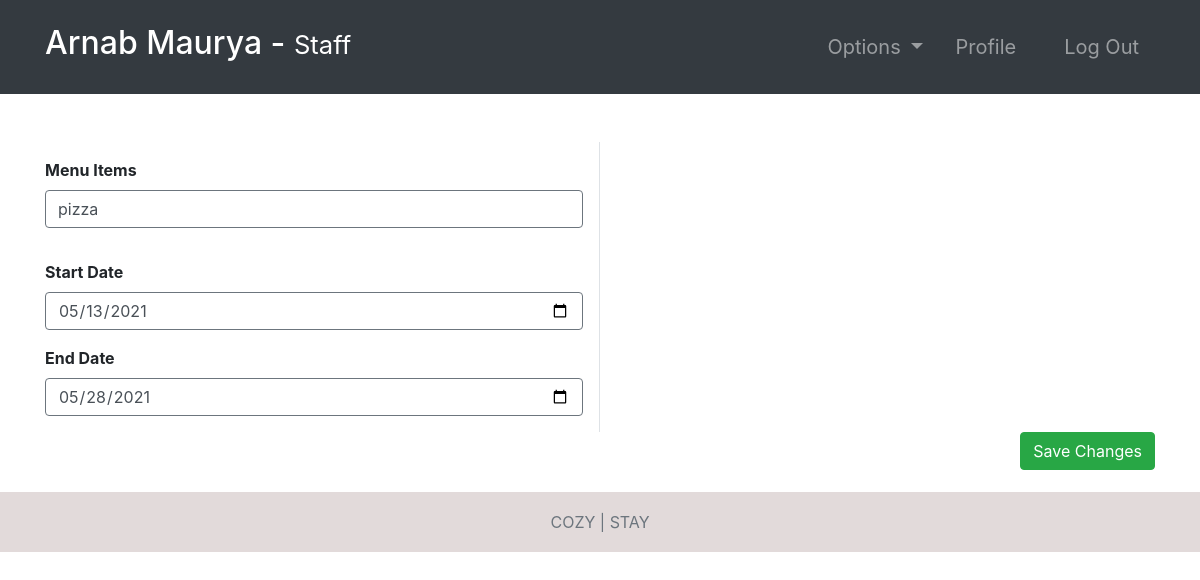
Screenshot of /food-menu/2/ (signed in) with the database file from the repository.
### hotel/models.py (models this page shows, shortened)
class FoodMenu(models.Model):
    startDate = models.DateField()
    endDate = models.DateField()
    menuItems = models.TextField()

### hotel/views.py (the view)
# urls.py: path('food-menu/<str:pk>/', food_menu_edit, name="food-menu-edit"),
@login_required(login_url='login')
def food_menu_edit(request, pk):
    role = str(request.user.groups.all()[0])
    path = role + "/"
    print(request.POST)
    food_menu = FoodMenu.objects.get(pk=pk)
    form1 = editFoodMenu(request.POST, instance=food_menu)
    if request.method == "POST":
        if form1.is_valid():
            form1.save()
            return redirect("food-menu")
    context = {
        "role": role,
        'food_menu': food_menu
    }
    return render(request, path + "food-menu-edit.html", context)

### Templates/staff/food-menu-edit.html
{% extends '../index.html' %}
{% block context %}
{% include '../common_pages/food-menu-edit.html' %}
{% endblock %}

### Templates/incs/nav.html (shortened to what this page needs)
<nav class="navbar navbar-dark bg-dark navbar-expand-lg py-3 " role="navigation">
    <div class="container">
        <a href="" class="navbar-brand">
            <h2 class="text-capitalize">
                {{ request.user.first_name }} {{ request.user.last_name }} -
                <small>
                    {{ role }}
                </small>
            </h2>
        </a>
        <div class="collapse navbar-collapse" id="navbarTags">
            <ul class="navbar-nav ml-auto">
                <li class="nav-item dropdown p-2">
                    <a class="nav-link dropdown-toggle" href="#" id="navbarDropdown" role="button"
                        data-toggle="dropdown" aria-haspopup="true" aria-expanded="false">
                        Options
                    </a>
                </li>
                <li class="nav-item mr-3 p-2">
                    {% if role == 'staff' or role == 'receptionist' or role == 'admin' or role == 'manager' %}
                    <a href="{% url 'employee-profile' user.id %}" class="nav-link">Profile</a>
                    {% endif %}
                </li>
                <li class="nav-item p-2 ">
                    <a href="{% url 'logout' %}" class="nav-link">Log Out</a>
                </li>
            </ul>
        </div>
    </div>
</nav>

### Templates/common_pages/food-menu-edit.html (shortened to what this page needs)
<div class="container clear-fix">
    <form action="" method="POST">
        <div class="row mt-5 clear-fix">
            <div class="col-6 pr-3 border-right">
                <div class="form-group pt-3">
                    <label for="menu_items"><b>Menu Items</b></label>
                    <input type="text" class="form-control border border-secondary" id="id_menu_items"
                        value="{{food_menu.menuItems}}" name="menuItems">
                </div>
                <div class="form-group pt-3">
                    <label for="start_date"><b>Start Date</b></label>
                    <input type="date" class="form-control border border-secondary" id="id_start_date" name="startDate"
                        value="{{food_menu.startDate|date:'Y-m-d'}}">
                </div>
                <div class="form-group">
                    <label for="end_date"><b>End Date</b></label>
                    <input type="date" class="form-control border border-secondary" id="id_endDate"
                        value="{{food_menu.endDate|date:'Y-m-d'}}" name="endDate">
                </div>
            </div>
        </div>
        <div class="clear-fix mb-5 pb-5">
            <button type="submit" name="submit" class="btn btn-success float-right">Save Changes</button>
        </div>
    </form>
</div>

### static/css/main.css (style rules this page uses)
* { margin: 0; padding: 0; -webkit-font-smoothing: antialiased; }
body { position: relative; }
nav .nav-item { font-size: 20px; }

### rows the page displays
FoodMenu: menuItems "pizza", startDate "05/13/2021", endDate "05/28/2021"

### other values shown
{{ request.user.first_name }} "Arnab"
{{ request.user.last_name }} "Maurya"
{{ role }} "Staff"
